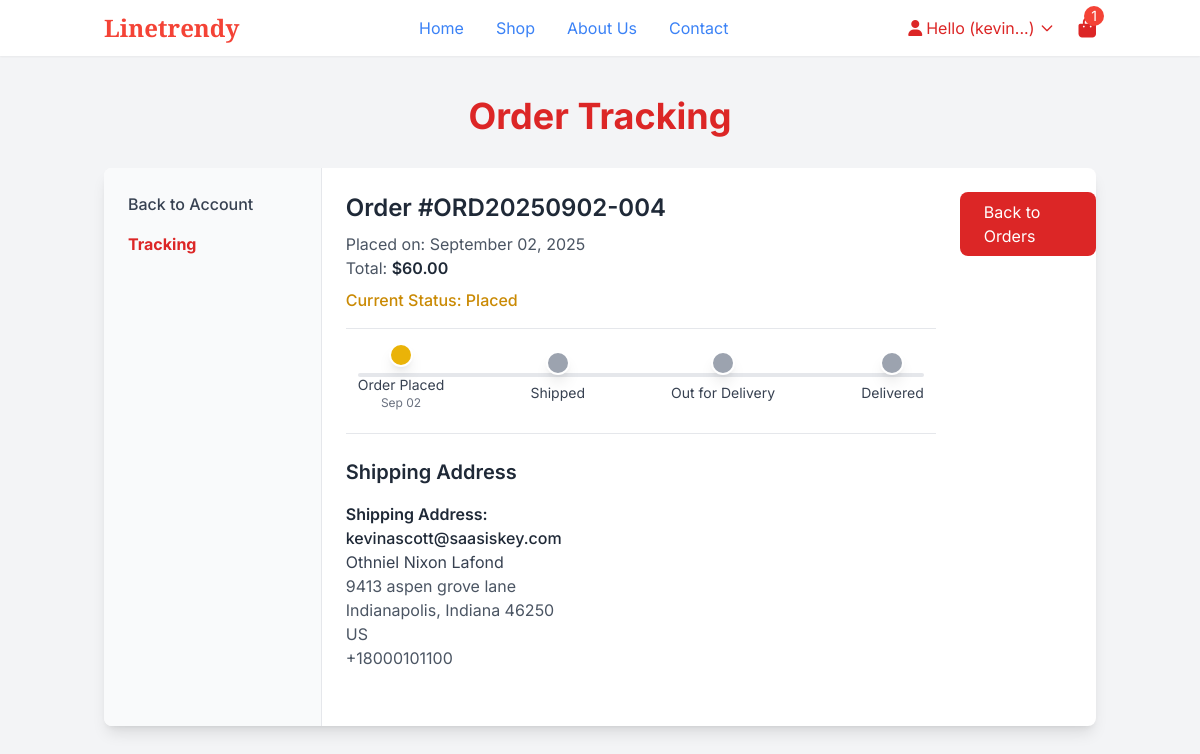
/track/ORD20250902-004/ (signed in), run on the app's committed database.
### users/models.py (models this page shows, shortened)
class CustomUser(AbstractBaseUser, PermissionsMixin):
    ROLE_CHOICES = (
        ("customer", "Customer"),
        ("admin", "Admin"),
    )
    email = models.EmailField(unique=True)
    first_name = models.CharField(max_length=30, blank=True)
    last_name = models.CharField(max_length=30, blank=True)
    role = models.CharField(max_length=20, choices=ROLE_CHOICES, default="customer")
    is_active = models.BooleanField(default=True)
    is_staff = models.BooleanField(default=False)
    date_joined = models.DateTimeField(default=timezone.now)
    profile_picture = models.ImageField(upload_to='profile_pics/', null=True, blank=True)
    phone_number = models.CharField(max_length=15, blank=True)
    objects = CustomUserManager()
    USERNAME_FIELD = "email"
    REQUIRED_FIELDS = []

### linetrendy/models.py (models this page shows, shortened)
class Order(models.Model):
    STATUS_CHOICES = [
        ("placed", "Order Placed"),
        ("shipped", "Shipped"),
        ("delivered", "Delivered"),
        ("cancelled", "Cancelled"),
        ("refunded", "Refunded"),
    ]
    user = models.ForeignKey(settings.AUTH_USER_MODEL, on_delete=models.SET_NULL, null=True, blank=True)
    guest_email = models.EmailField(null=True, blank=True)
    cart = models.ForeignKey(Cart, on_delete=models.SET_NULL, null=True)
    payment_intent_id = models.CharField(max_length=255)
    total_amount = models.DecimalField(max_digits=10, decimal_places=2)
    shipping_fee = models.DecimalField(max_digits=10, decimal_places=2, default=Decimal("0.00"))   # ✅ new
    discount_amount = models.DecimalField(max_digits=10, decimal_places=2, default=Decimal("0.00")) # ✅ new
    created_at = models.DateTimeField(auto_now_add=True)
    status = models.CharField(
        max_length=20,
        choices=STATUS_CHOICES,
        default="placed"
    )
    order_number = models.CharField(max_length=30, blank=True, null=True)

class ShippingAddress(models.Model):
    user = models.ForeignKey(
        settings.AUTH_USER_MODEL,
        on_delete=models.CASCADE,
        related_name="addresses",
        null=True,
        blank=True
    )
    order = models.ForeignKey(
        'Order',
        on_delete=models.CASCADE,
        related_name='shipping_addresses',
        null=True,
        blank=True
    )
    full_name = models.CharField(max_length=255)
    line1 = models.CharField("Street Address", max_length=255)
    line2 = models.CharField("Apartment/Suite (Optional)", max_length=255, blank=True)
    city = models.CharField(max_length=100)
    state = models.CharField(max_length=100)
    postal_code = models.CharField(max_length=20)
    country = CountryField(default='US')
    phone = models.CharField(max_length=20, blank=True, null=True)

### linetrendy/views.py (the view)
# urls.py: path("track/<str:order_number>/", views.order_tracking_view, name="order_tracking"),
def order_tracking_view(request, order_number):
    order_obj = None
    if request.user.is_authenticated:
        order_obj = Order.objects.filter(order_number=order_number, user=request.user).first()
        if not order_obj:
            order_obj = Order.objects.filter(order_number=order_number, user=None).first()
    else:
        guest_email = request.session.get("guest_email")
        if guest_email:
            order_obj = Order.objects.filter(order_number=order_number, guest_email=guest_email).first()
        else:
            order_obj = Order.objects.filter(order_number=order_number, user=None).first()
    if not order_obj:
        return HttpResponse("No order found with that number. Please check and try again.", status=404)
    steps = [
        {"label": "Order Placed", "status": "completed", "date": order_obj.created_at},
        {"label": "Shipped", "status": "pending"},
        {"label": "Out for Delivery", "status": "pending"},
        {"label": "Delivered", "status": "pending"},
    ]
    step_order = ["placed", "shipped", "out_for_delivery", "delivered"]
    current_index = step_order.index(order_obj.status) if order_obj.status in step_order else 0
    for i, step in enumerate(steps):
        if i < current_index:
            step["status"] = "completed"
        elif i == current_index:
            step["status"] = "current"
        else:
            step["status"] = "pending"
        step["color"] = (
            "bg-green-600" if step["status"] == "completed"
            else "bg-yellow-500 animate-pulse" if step["status"] == "current"
            else "bg-gray-400"
        )
    context = {
        "order": order_obj,
        "tracking_steps": steps,
        "current_step": current_index + 1,
        "total_steps": len(steps),
    }
    return render(request, "linetrendy/order_tracking.html", context)

### linetrendy/context_processors.py (called while the page is built)
def cart_count(request):
    if request.user.is_authenticated:
        count = CartItem.objects.filter(cart__user=request.user).aggregate(
            total_quantity=Sum('quantity')
        )['total_quantity'] or 0
    else:
        from .utils import get_cart  # wherever your get_cart is defined
        cart = get_cart(request)
        count = cart.items.aggregate(total_quantity=Sum('quantity'))['total_quantity'] or 0
    return {'cart_count': count}

def category_list(request):
    categories = Category.objects.all()
    selected_category = request.GET.get('category')
    search_query = request.GET.get('q', '')
    try:
        selected_category = int(selected_category) if selected_category else None
    except (TypeError, ValueError):
        selected_category = None
    return {
        'categories': categories,
        'selected_category': selected_category,
        'search_query': search_query,
    }

### linetrendy/templates/linetrendy/order_tracking.html (shortened to what this page needs)
{% extends 'linetrendy/base.html' %}
{% load static %}
{% block content %}
<section class="bg-gray-100 min-h-screen py-10">
  <div class="container mx-auto px-4">
    <h1 class="text-3xl md:text-4xl font-bold text-red-600 mb-8 text-center">
      Order Tracking
    </h1>
    <div class="flex flex-col md:flex-row bg-white shadow-lg rounded-lg overflow-hidden">
      <div class="md:w-1/4 bg-gray-50 border-r border-gray-200 p-6">
        <ul class="space-y-4">
          {% if user.is_authenticated %}
          <li>
            <a href="{% url 'shop:account_page' %}" class="w-full block text-left font-medium text-gray-700 hover:text-red-600 transition-colors">
              Back to Account
            </a>
          </li>
          {% endif %}
          <li>
            <span class="font-bold text-red-600">Tracking</span>
          </li>
        </ul>
      </div>
      <div class="md:w-3/4 p-6">
        {% if order %}
        <div class="mb-6 border-b pb-4">
          <h2 class="text-2xl font-semibold text-gray-800 mb-2">Order #{{ order.order_number }}</h2>
          <p class="text-gray-600">Placed on: {{ order.created_at|date:"F d, Y" }}</p>
          <p class="text-gray-600">Total: <span class="font-semibold text-gray-800">${{ order.total_amount|floatformat:2 }}</span></p>
          <p class="mt-2 font-medium
              {% if order.status == 'placed' %}text-yellow-600
              {% elif order.status == 'shipped' %}text-blue-600
              {% elif order.status == 'delivered' %}text-green-600
              {% elif order.status == 'cancelled' or order.status == 'refunded' %}text-red-600
              {% else %}text-gray-600{% endif %}">
              Current Status: {{ order.status|capfirst }}
          </p>
        </div>
        <div class="relative mb-8 h-12">
          <div class="absolute top-5 left-3 right-3 h-1 bg-gray-200 rounded"></div>
          <div class="flex justify-between relative h-full items-center px-3">
            {% for step in tracking_steps %}
            <div class="flex flex-col items-center z-10">
              <div class="w-6 h-6 rounded-full border-2 border-white shadow-lg {{ step.color }}"></div>
              <p class="mt-2 text-sm text-gray-700 text-center">{{ step.label }}</p>
              {% if step.date %}
              <p class="text-xs text-gray-500">{{ step.date|date:"M d" }}</p>
              {% endif %}
            </div>
            {% endfor %}
          </div>
        </div>
        <div class="mb-8 border-t pt-6">
          <h3 class="text-xl font-semibold text-gray-800 mb-4">Shipping Address</h3>
          {% if order.shipping_addresses.all %}
            {% for address in order.shipping_addresses.all %}
                <p class="font-semibold text-gray-800">Shipping Address:</p>
              {% if user.is_authenticated %}
                <p class="font-medium text-gray-800">{{ user.email }}</p>
              {% endif %}
              <p class="text-gray-700">{{ address.full_name }}</p>
              <p class="text-gray-600">{{ address.line1 }}{% if address.line2 %}, {{ address.line2 }}{% endif %}</p>
              <p class="text-gray-600">{{ address.city }}, {{ address.state }} {{ address.postal_code }}</p>
              <p class="text-gray-600">{{ address.country }}</p>
              {% if address.phone %}
              <p class="text-gray-600">{{ address.phone }}</p>
              {% endif %}
            </div>
            {% endfor %}
          {% endif %}
        </div>
        {% if user.is_authenticated %}
        <div class="mt-6">
          <a href="{% url 'shop:account_page' %}" class="inline-block bg-red-600 hover:bg-red-700 text-white px-6 py-2 rounded-lg transition">
            Back to Orders
          </a>
        </div>
        {% endif %}
        {% elif not user.is_authenticated and request.GET.order_number %}
        <div class="text-center py-10">
          <p class="text-gray-600">No order found with that number. Please check and try again.</p>
        </div>
        {% endif %}
      </div>
    </div>
</section>
{% endblock %}

### linetrendy/templates/linetrendy/partials/navbar.html (shortened to what this page needs)
<header class="sticky top-0 z-50 bg-white shadow-sm">
    <div class="container mx-auto px-4 py-3">
        <div class="flex justify-between items-center">
            <a href="/" class="flex items-center">
                <span class="text-2xl font-heading font-bold text-accent">Linetrendy</span>
            </a>
            <nav class="hidden md:flex items-center space-x-8">
                <a href="/" class="text-blue-500 hover:text-accent transition">Home</a>
                <a href="{% url 'shop:shop' %}" class="text-blue-500 hover:text-accent transition">Shop</a>
                <a href="{% url 'shop:about' %}" class="text-blue-500 hover:text-accent transition">About Us</a>
                <a href="{% url 'shop:contact' %}" class="text-blue-500 hover:text-accent transition">Contact</a>
            </nav>
            <div class="hidden md:flex items-center space-x-6">
                {% if user.is_authenticated %}
                <div class="relative inline-block text-left" id="userDropdownContainer">
                    <button id="userDropdownBtn"
                        class="flex items-center text-red-600 hover:text-accent transition focus:outline-none">
                        <i class="fas fa-user mr-1"></i>
                        Hello ({{ user.email|slice:":5" }}...)
                        <svg class="w-4 h-4 ml-1 text-red-600" fill="none" stroke="currentColor" viewBox="0 0 24 24">
                        <path stroke-linecap="round" stroke-linejoin="round" stroke-width="2"
                            d="M19 9l-7 7-7-7" />
                        </svg>
                    </button>
                    </div>
                    {% else %}
                    <a href="{% url 'users:account_login' %}" class="text-red-600 hover:text-accent transition" aria-label="Account">
                    <i class="fas fa-user"></i>
                    </a>
                {% endif %}
                <a href="{% url 'shop:cart' %}" class="relative text-red-600 hover:text-accent transition" aria-label="Cart">
                    <i class="fas fa-shopping-bag text-lg md:text-xl"></i>
                    {% include "linetrendy/partials/cart_count.html" %}
                </a>
            </div>
        </div>
    </div>
</header>

### static/css/styles.css (style rules this page uses)
* { scroll-behavior: smooth; }
body { font-family: 'Inter', sans-serif; color: #000000; }

### data on the page
CustomUser: email "kevin", email "kevinascott@saasiskey.com"
Order: order_number "ORD20250902-004", created_at "September 02, 2025", total_amount "60.00", status "Placed", date "Sep 02"
ShippingAddress: full_name "Othniel Nixon Lafond", line1 "9413 aspen grove lane", city "Indianapolis", state "Indiana", postal_code "46250", country "US", phone "+18000101100"

### other printed values
{{ cart_count }} "1"
{{ step.label }} "Order Placed" "Shipped" "Out for Delivery" "Delivered"
